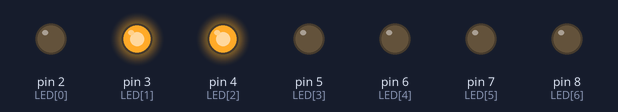
Recording of a sketch running on a simulated Arduino Uno, built with avr-gcc and run on an emulated ATmega328P. On the bench: output pins drawn as LEDs (lit = HIGH).

Above: at 0.15 s.
At 0.75 s:
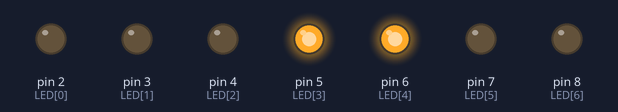
At 1.35 s:
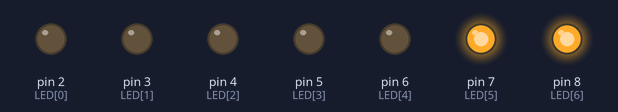
At 2.85 s:
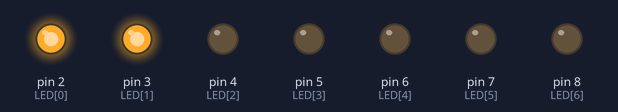
At 4.65 s:
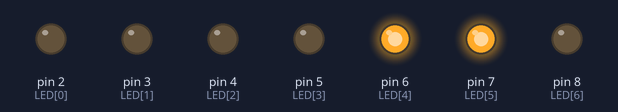
At 6.45 s:
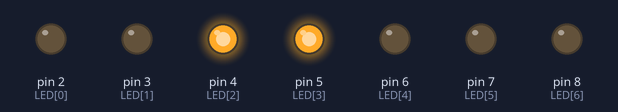
Timing chart, 0 to 6.9 s (numbered marks = the images above):
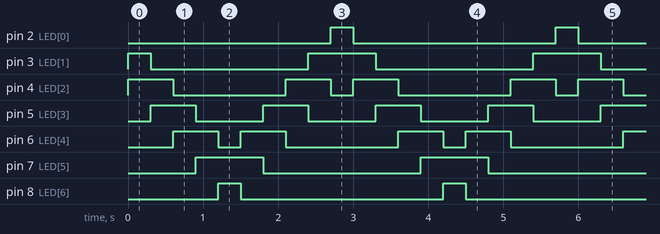

The sketch:

Assignment_7.ino
```cpp
/******************************************
 * Author: Oleksandr Kuprii 510190
 * Description: Assignment 7.2 – Wider scanner light (KITT)
 * Date: 14-10-2021
 *****************************************/
#define DELAY 300
#define LED_NUMBER 7


const int LED[LED_NUMBER] = {2, 3, 4, 5, 6, 7, 8};

void setup() {
  for (int i = 0; i < LED_NUMBER; i++) {
     pinMode(LED[i], OUTPUT);
  }

  digitalWrite(LED[0], HIGH);
  digitalWrite(LED[1], HIGH);
}


void loop() {
  for (int i = 2; i < LED_NUMBER; i++) {
     digitalWrite(LED[i], HIGH);
     digitalWrite(LED[i-2], LOW);
     delay(DELAY);
  }

  for (int i = LED_NUMBER - 3; i >= 0; i--) {
     digitalWrite(LED[i], HIGH);
     digitalWrite(LED[i+2], LOW);
     delay(DELAY);
  }
}
```

Measured:
- by itself, pin 2 (LED[0]), pin 8 (LED[6]): alternates HIGH for 0.30 s and LOW for 2.7 s
- by itself, pin 3 (LED[1]), pin 7 (LED[5]): alternates HIGH for 0.90 s and LOW for 2.1 s
- by itself, pin 4 (LED[2]): repeats every 3.0 s: LOW 1.5 s, HIGH 0.60 s, LOW 0.30 s, HIGH 0.60 s
- by itself, pin 5 (LED[3]): alternates HIGH for 0.60 s and LOW for 0.90 s
- by itself, pin 6 (LED[4]): repeats every 3.0 s: LOW 0.30 s, HIGH 0.60 s, LOW 1.5 s, HIGH 0.60 s
